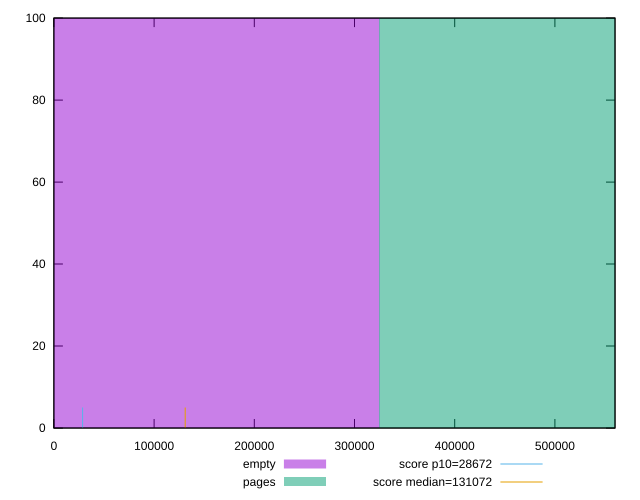

This figure's gnuplot source:
reset

$empty <<EOF
0 100
EOF

$pages <<EOF
650016.8372399873 100
EOF

set key outside below
set boxwidth 650016.8372399873
set xrange [0:559995.1029763501]
set yrange [0:100]
set style fill transparent solid 0.5 noborder

set parametric
set terminal svg size 640, 500 enhanced background rgb 'white'
set output "report_00007_2020-12-11T15:55:29.892Z/uses-long-cache-ttl/comparison/histogram/0_vs_1.svg"

plot $empty title "empty" with boxes, \
     $pages title "pages" with boxes, \
     28672,t title "score p10=28672", \
     131072,t title "score median=131072"

reset
